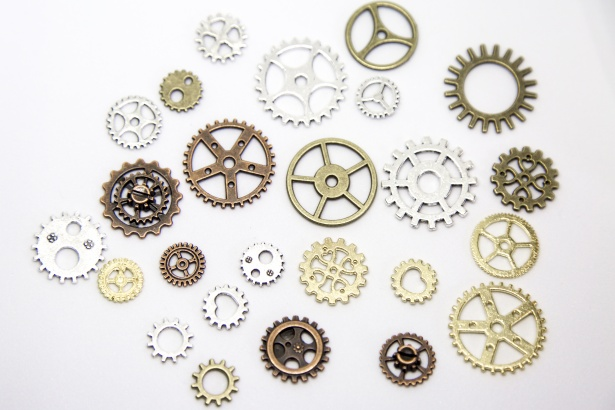
//> input picture images/gears.jpg, 615 x 410 px
$ ./Sobel images/gears.jpg   (built with g++ and OpenCV 4)
//> lines starting //> are read from the running program, lines starting //| are printed output that depends on the picture
#include <opencv2/highgui/highgui.hpp>
#include <opencv2/imgproc.hpp>
#include "opencv2/imgcodecs.hpp"

# include <iostream>

using namespace cv;
using namespace std;

int main(int argc, char** argv)
{
	cv::CommandLineParser parser( argc, argv,
		"{@input | lena.jpg | input image}"
        "{ksize   k|1|ksize (hit 'K' to increase its value at run time)}"
        "{scale   s|1|scale (hit 'S' to increase its value at run time)}"
        "{delta   d|0|delta (hit 'D' to increase its value at run time)}"
        "{help    h|false|show help message}");

	cout << "The sample uses Sobel OpenCV functions for edge detection \n\n";
	parser.printMessage();
	cout << "\nPress 'ESC' to exit program.\nPress 'R' to reset values ( ksize will be -1 equal to Scharr function )";

	// First we declare the variables we will use
	Mat image, src, src_gray;
	Mat grad;
	const String window_name = "Sobel";
	int ksize = parser.get<int>("ksize");
	int scale = parser.get<int>("scale");
	int delta = parser.get<int>("delta");
	int ddepth = CV_16S;

	String imageName = parser.get<String>("@input");
	image = imread(samples::findFile(imageName), IMREAD_COLOR); // Load an image
//> image is the input picture: 410 rows x 615 cols, CV_8UC3; mean B, G, R 217.5, 221.2, 224.4

	if(image.empty())
	{
		cout << "Could not open or find the image!\n" << endl;
		return EXIT_FAILURE;
	}
	for (;;)
	{
		// Remove noise by blurring with a Gaussian filter
		GaussianBlur( image, src, Size(3,3), 0, 0, BORDER_DEFAULT );

		// Convert the image to grayscale
		cvtColor( src, src_gray, COLOR_BGR2GRAY );
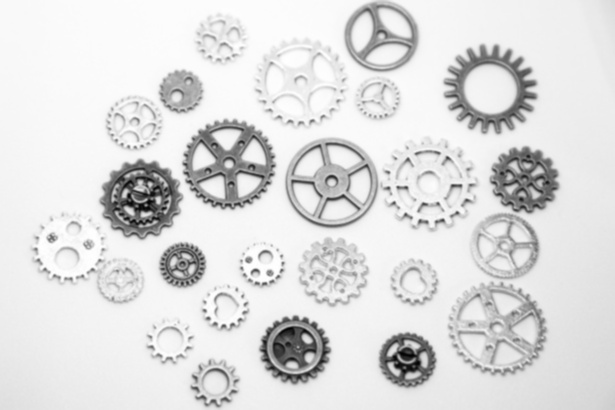
//> src_gray: 410 rows x 615 cols, CV_8UC1; min 3, max 255, mean 221.7

		Mat grad_x, grad_y;
		Mat abs_grad_x, abs_grad_y;

		Sobel(src_gray, grad_x, ddepth, 1, 0, ksize, scale, delta, BORDER_DEFAULT);
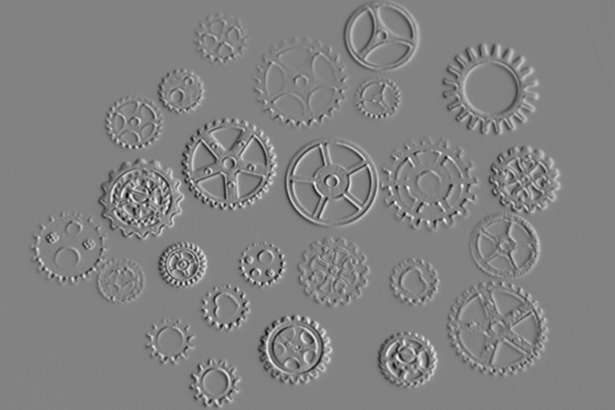
//> grad_x: 410 rows x 615 cols, CV_16SC1; min -144, max 137, mean 0; drawn with min black and max white
		Sobel(src_gray, grad_y, ddepth, 0, 1, ksize, scale, delta, BORDER_DEFAULT);
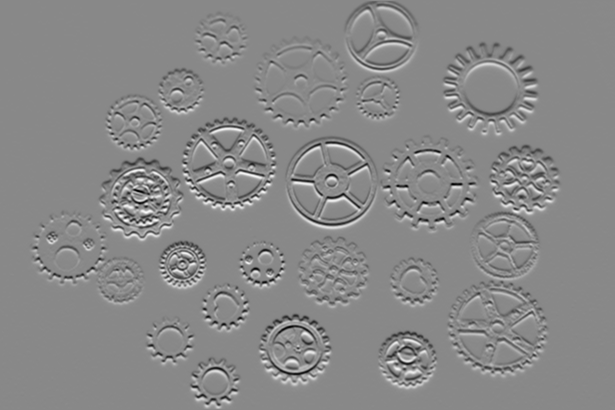
//> grad_y: 410 rows x 615 cols, CV_16SC1; min -152, max 131, mean -0.1; drawn with min black and max white

		// Converting back to CV_8U
		convertScaleAbs(grad_x, abs_grad_x);
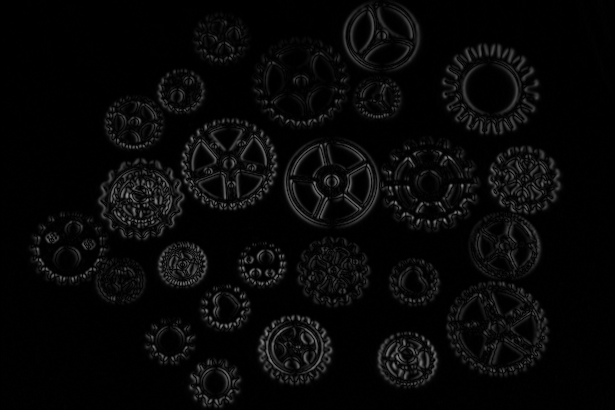
//> abs_grad_x: 410 rows x 615 cols, CV_8UC1; min 0, max 144, mean 7.6
		convertScaleAbs(grad_y, abs_grad_y);
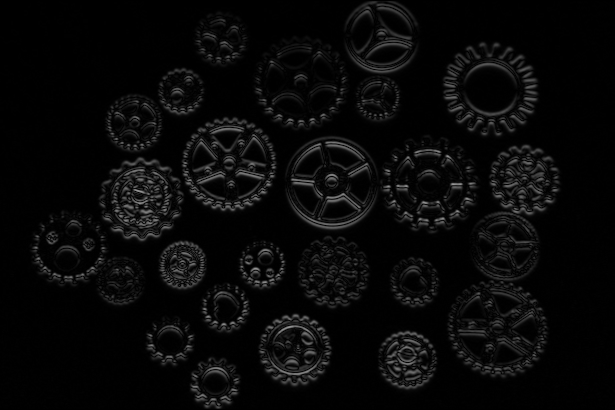
//> abs_grad_y: 410 rows x 615 cols, CV_8UC1; min 0, max 152, mean 8.6

		addWeighted(abs_grad_x, 0.5, abs_grad_y, 0.5, 0, grad);
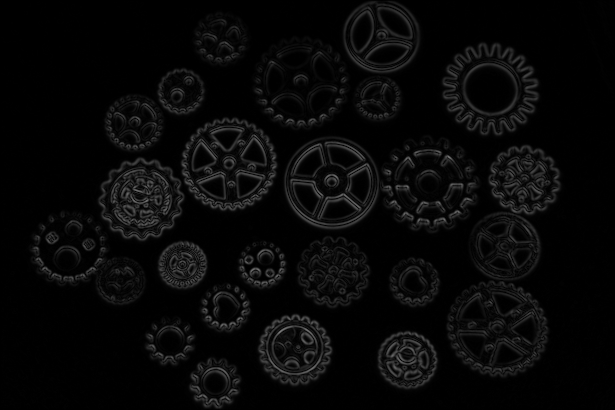
//> grad: 410 rows x 615 cols, CV_8UC1; min 0, max 124, mean 8

		imshow (window_name, grad);
		char key = (char)waitKey(0);
//> the Esc key is pressed

		if (key == 27)
			break;
		else if (key == 'k' || key == 'K')
			ksize = ksize < 30 ? ksize + 2 : -1;
		else if (key == 's' || key == 'S')
			scale = scale++;
		else if (key == 'd' || key == 'D')
			delta = delta++;
		else if (key == 'r' || key == 'R')
		{
			ksize = 1;
			scale = 1;
			delta = 0;
		}
	}
	return EXIT_SUCCESS;
}
